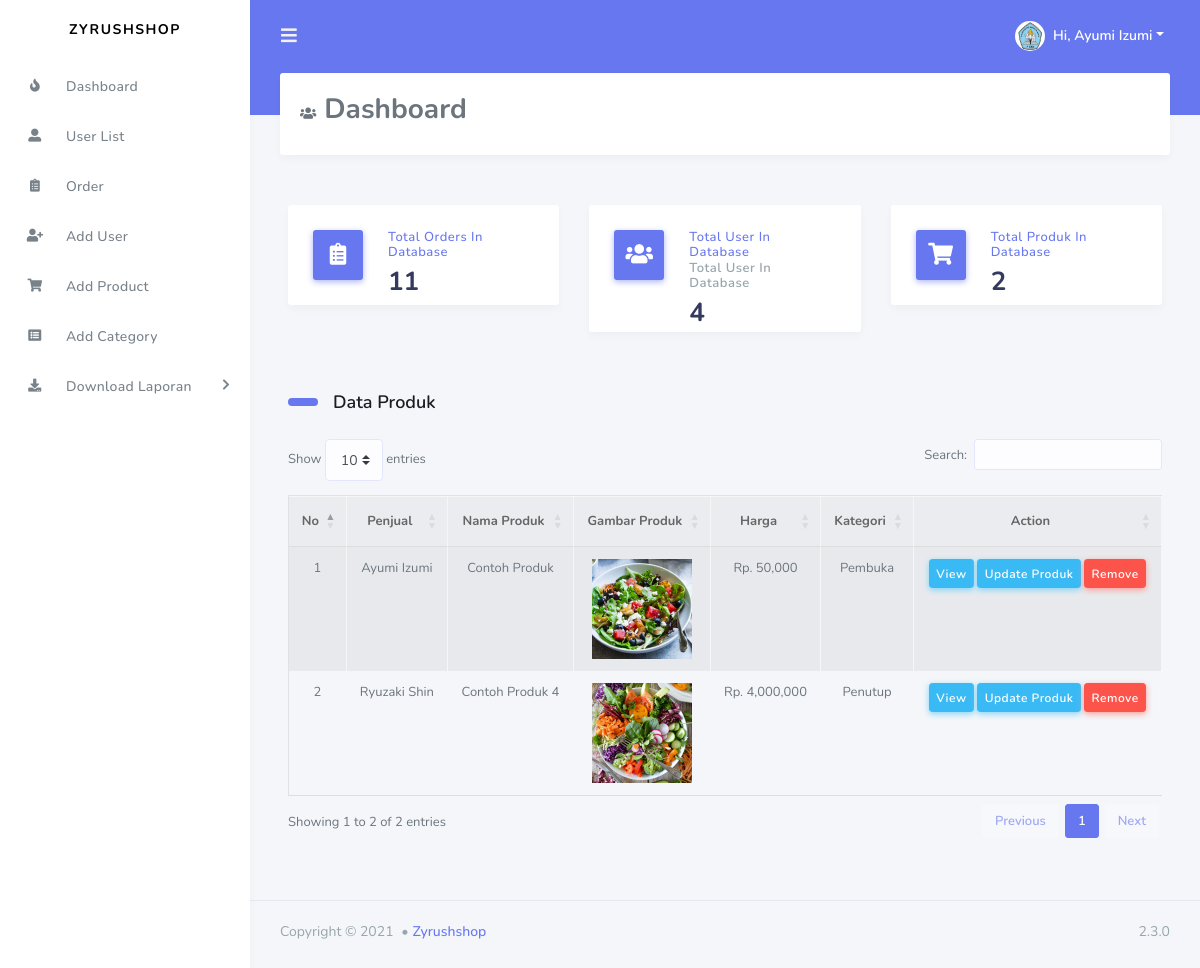
Page /dashboard.php (signed in) on the committed database.
### tables this page shows
CREATE TABLE `tbl_users` (
  `id` int(11) NOT NULL,
  `name` varchar(255) DEFAULT NULL,
  `email` varchar(255) DEFAULT NULL,
  `password` varchar(255) DEFAULT NULL,
  `mobile` varchar(25) DEFAULT NULL,
  `roleid` tinyint(4) DEFAULT NULL,
  `isActive` tinyint(4) DEFAULT 0,
  `fld_address` varchar(500) NOT NULL,
  `fld_logo` varchar(250) NOT NULL,
  `created_at` timestamp NOT NULL DEFAULT current_timestamp(),
  `updated_at` timestamp NOT NULL DEFAULT current_timestamp()
);

CREATE TABLE `tbl_produk` (
  `product_id` int(11) NOT NULL,
  `penjual` varchar(500) NOT NULL,
  `notlp` varchar(50) NOT NULL,
  `namaproduk` varchar(100) NOT NULL,
  `harga` bigint(15) NOT NULL,
  `deskripsi` text NOT NULL,
  `kategori` varchar(50) NOT NULL,
  `fldimage` varchar(1000) NOT NULL
);

### lib/Session.php (called while the page is built, shortened)
<?php
class Session{
  public static function get($key){
    if (isset($_SESSION[$key])) {
      return $_SESSION[$key];
    }else{
      return false;
    }
  }
}

### classes/Users.php (called while the page is built, shortened)
<?php
include 'lib/Database.php';
include_once 'lib/Session.php';
class Users{
  private $db;
  public function __construct(){
    $this->db = new Database();
  }
    public function getUserInfoById($userid){
      $sql = "SELECT * FROM tbl_users WHERE id = :id LIMIT 1";
      $stmt = $this->db->pdo->prepare($sql);
      $stmt->bindValue(':id', $userid);
      $stmt->execute();
      $result = $stmt->fetch(PDO::FETCH_OBJ);
      if ($result) {
        return $result;
      }else{
        return false;
      }
    }
    public function selectAllProduct(){
      $sql = "SELECT * FROM tbl_produk ORDER BY product_id  DESC";
      $stmt = $this->db->pdo->prepare($sql);
      $stmt->execute();
      return $stmt->fetchAll(PDO::FETCH_OBJ);
    }
}

### lib/Database.php (called while the page is built, shortened)
<?php
class  Database{
  public $pdo;
  public function __construct(){
    if (!isset($this->pdo)) {
      try {
        $link = new PDO('mysql:host='.DB_HOST.'; dbname='.DB_NAME, DB_USER, DB_PASS);
        $link->setAttribute(PDO::ATTR_ERRMODE, PDO::ERRMODE_EXCEPTION);
        $link->exec("SET CHARACTER SET utf8");
        $this->pdo  =  $link;
      } catch (PDOException $e) {
        die("Connection error...".$e->getMessage());
      }
    }
  }
}

### dashboard.php (the view, shortened to what this page needs)
<?php
include 'inc/header.php';
?>
 <div class="main-content">
        <section class="section">
          <div class="section-header">
          <h3><i class="fas fa-users mr-2"></i>Dashboard</h3>
          </div>
          <div class="section-body">
        <div class="card-body pr-2 pl-2">
        <?php
        $db = new Database();
        $sql = "SELECT COUNT(*) FROM tbl_order WHERE order_id";
        $stmt = $db->pdo->query($sql);
        $countorder = $stmt->fetchColumn();
        $sql = "SELECT COUNT(*) FROM tbl_users WHERE id";
        $stmt = $db->pdo->query($sql);
        $countuser = $stmt->fetchColumn();
        $sql = "SELECT COUNT(*) FROM tbl_produk WHERE product_id ";
        $stmt = $db->pdo->query($sql);
        $countproduk = $stmt->fetchColumn();
        ?>
        <?php if (Session::get('id') == TRUE) { ?>
                  <?php if (Session::get('roleid') == '1') { ?>
          <div class="row">
          <div class="col-lg-4 col-md-4 col-sm-12">
              <div class="card card-statistic-2">
                <div class="card-icon shadow-primary bg-primary">
                  <i class="fas fa-clipboard-list"></i>
                </div>
                <div class="card-wrap">
                  <div class="card-header">
                    <h4> <a href="vieworder.php">Total Orders In Database</a> </h4>
                  </div>
                  <div class="card-body">
                  <?php echo $countorder ?>
                  </div>
                </div>
              </div>
            </div>
            <div class="col-lg-4 col-md-4 col-sm-12">
              <div class="card card-statistic-2">
                <div class="card-icon shadow-primary bg-primary">
                  <i class="fas fa-users"></i>
                </div>
                <div class="card-wrap">
                  <div class="card-header">
                    <h4> <a href="userlist.php">Total User In Database</a> </h4>
                    <h4>Total User In Database</h4>
                  </div>
                  <div class="card-body">
                  <?php echo $countuser ?>
                  </div>
                </div>
              </div>
            </div>
            <div class="col-lg-4 col-md-4 col-sm-12">
              <div class="card card-statistic-2">
                <div class="card-icon shadow-primary bg-primary">
                  <i class="fas fa-shopping-cart"></i>
                </div>
                <div class="card-wrap">
                  <div class="card-header">
                    <h4><a href="#produk">Total Produk In Database</a></h4>
                  </div>
                  <div class="card-body">
                  <?php echo $countproduk ?>
                  </div>
                </div>
              </div>
            </div>
          </div>
          <?php }} ?>
          <h2 id="produk" class="section-title">Data Produk</h2>
          <?php if (Session::get('id') == TRUE) { ?>
            <?php if (Session::get('roleid') == '1') { ?>
              <div style="overflow-x:auto;">
            <table id="example" class="table table-striped table-bordered" style="width:100%">
                  <thead>
                    <tr>
                      <th  class="text-center">No</th>
                      <th  class="text-center">Penjual</th>
                      <th  class="text-center">Nama Produk</th>
                      <th  class="text-center">Gambar Produk</th>
                      <th  class="text-center">Harga</th>
                      <th  class="text-center">Kategori</th>
                      <th  class="text-center">Action</th>
                    </tr>
                  </thead>
                  <tbody>
                    <?php
                      $allUser = $users->selectAllProduct();
                      if ($allUser) {
                        $i = 0;
                        foreach ($allUser as  $value) {
                          $i++;
                     ?>
                      <tr class="text-center"
                      <?php if (Session::get("product_id") == $value->product_id ) {
                        echo "style='background:#d9edf7' ";
                      } ?>
                      >
                        <td><?php echo $i; ?></td>
                        <td><?php echo $value->penjual; ?></td>
                        <td><?php echo $value->namaproduk; ?></td>
                        <td><?php echo '<img src=',$value->fldimage,' height="100" width="100" >'; ?></td>
                        <td><?php echo "Rp. ". number_format($value->harga); ?></td>
                        <td><?php echo $value->kategori; ?></td>
                        <td><a class="btn btn-info btn-sm " href="productDetail.php?id=<?php echo $value->product_id;?>" target="_blank">View</a>
                            <a class="btn btn-info btn-sm " href="updateProduk.php?id=<?php echo $value->product_id;?>">Update Produk</a>
                            <a onclick="return confirm('Are you sure To Delete ?')" class="btn btn-danger
                    <?php if (Session::get("product_id") == TRUE) {
                      echo "disabled";
                    } ?>
                             btn-sm " href="?remove_produk=<?php echo $value->product_id;?>">Remove</a>
                        </td>
                      </tr>
                    <?php }}else{ ?>
                      <tr class="text-center">
                      <td>No user availabe now !</td>
                    </tr>
                    <?php } ?>
                  </tbody>
              </table>
              </div>
            <?php }} ?>
        </div>
      </div></div></div></section>
  <?php
  include 'inc/footer.php';
  ?>

### inc/header.php (shortened to what this page needs)
<?php
$filepath = realpath(dirname(__FILE__));
include_once $filepath."/../lib/Session.php";
$users = new Users();
?>
<!DOCTYPE html>
<html lang="en">
<head>
  <link rel="stylesheet" href="https://stackpath.bootstrapcdn.com/bootstrap/4.3.1/css/bootstrap.min.css">
  <link rel="stylesheet" href="https://use.fontawesome.com/releases/v5.7.2/css/all.css">
  <link rel="stylesheet" href="assets/css/style.css">
  <link rel="stylesheet" href="assets/css/components.css">
  <link rel="stylesheet" href="https://cdn.datatables.net/1.10.24/css/dataTables.bootstrap4.min.css">
</head>
<body>
<div id="app">
    <div class="main-wrapper">
      <div class="navbar-bg"></div>
      <nav class="navbar navbar-expand-lg main-navbar">
        <form class="form-inline mr-auto">
          <ul class="navbar-nav mr-3">
            <li><a href="#" data-toggle="sidebar" class="nav-link nav-link-lg"><i class="fas fa-bars"></i></a></li>
          </ul>
        </form>
        <ul class="navbar-nav navbar-right">
        <?php
    $getUinfo = $users->getUserInfoById(Session::get("id"));
    if ($getUinfo) {
     ?>
          <li class="dropdown"><a href="#" data-toggle="dropdown" class="nav-link dropdown-toggle nav-link-lg nav-link-user">
          <?php echo '<img src=',$getUinfo->fld_logo,' class="rounded-circle mr-1" width="50" height="30">'; ?>
            <div class="d-sm-none d-lg-inline-block">Hi, <?php $name = Session::get('name'); if (isset($name)) { echo $name; } ?></div></a>
            <?php } ?>
          </li>
        </ul>
      </nav>
      <div class="main-sidebar">
        <aside id="sidebar-wrapper">
          <div class="sidebar-brand">
            <a href="dashboard.php">ZYRUSHSHOP</a>
          </div>
          <ul class="sidebar-menu">
              <?php if (Session::get('id') == TRUE) { ?>
            <?php if (Session::get('roleid') == '1') { ?>
                <li class="nav-item"><a href="dashboard.php" class="nav-link"><i class="fas fa-fire"></i><span>Dashboard</span></a></li>
                <li class="nav-item"><a href="userlist.php" class="nav-link"><i class="fas fa-user-alt"></i> <span>User List</span></a></li>
                <li class="nav-item"><a href="vieworder.php" class="nav-link"><i class="fas fa-clipboard-list"></i> <span>Order</span></a></li>
                <li class="nav-item"><a href="addUser.php" class="nav-link"><i class="fas fa-user-plus"></i> <span>Add User</span></a></li>
                <li class="nav-item"><a href="addProduct.php" class="nav-link"><i class="fas fa-shopping-cart"></i> <span>Add Product</span></a></li>
                <li class="nav-item"><a href="addCategory.php" class="nav-link"><i class="fas fa-list-alt"></i> <span>Add Category</span></a></li>
              <?php  } ?>
              <?php } ?>
          <?php if (Session::get('id') == TRUE) { ?>
                  <?php if (Session::get('roleid') == '1') { ?>
          <li class="nav-item dropdown">
                <a href="#" class="nav-link has-dropdown"><i class="fas fa-download"></i> <span>Download Laporan</span></a>
                    <?php  } ?>
                    <?php } ?>
              </li>
            </ul>
        </aside>
      </div>

### rows in the picture
tbl_users: fld_logo (picture)
tbl_produk: penjual "Ayumi Izumi", namaproduk "Contoh Produk", fldimage (picture), harga "50,000", kategori "Pembuka"
tbl_produk: penjual "Ryuzaki Shin", namaproduk "Contoh Produk 4", fldimage (picture), harga "4,000,000", kategori "Penutup"

### other values in the picture
$name "Ayumi Izumi"
$countorder "11"
$countuser "4"
$countproduk "2"
